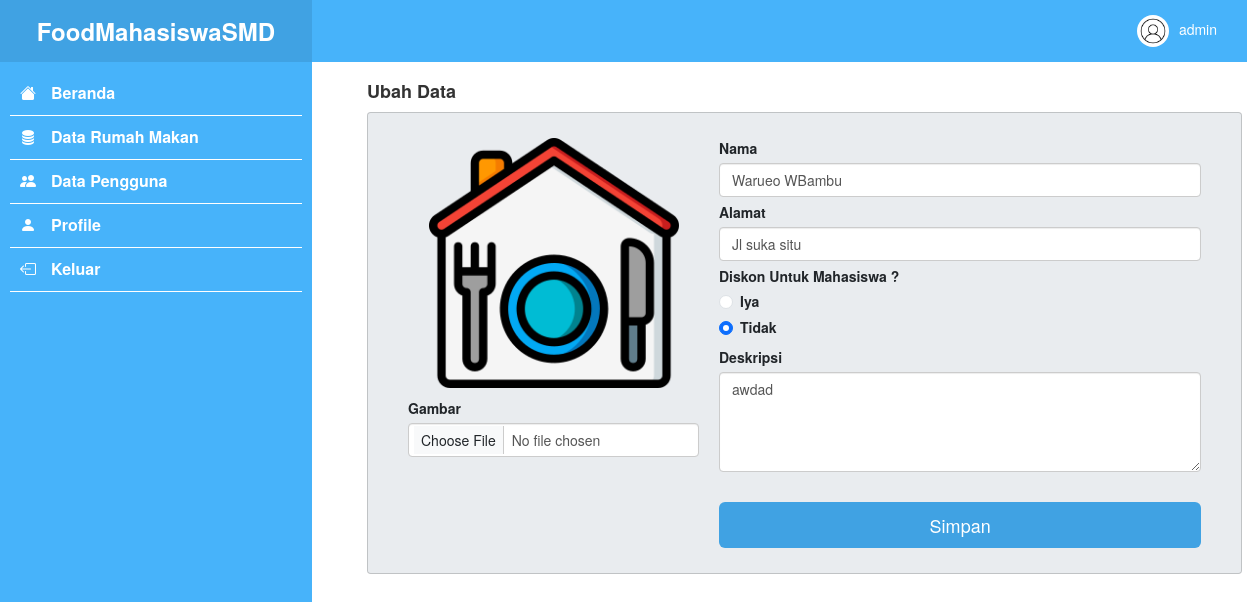
Page /rumah-makan/edit.php?id=2 (signed in) on the committed database.
### tables this page shows
CREATE TABLE `users` (
  `id` int(11) NOT NULL,
  `username` varchar(255) NOT NULL,
  `email` varchar(255) NOT NULL,
  `password` varchar(255) NOT NULL,
  `role` enum('user','admin') NOT NULL,
  `gambar` varchar(255) NOT NULL
);

CREATE TABLE `rumah_makan` (
  `id` int(11) NOT NULL,
  `nama` varchar(255) NOT NULL,
  `deskripsi` varchar(255) NOT NULL,
  `alamat` varchar(255) NOT NULL,
  `diskon` varchar(255) NOT NULL,
  `gambar` varchar(255) NOT NULL
);

### rumah-makan/edit.php (the view, shortened to what this page needs)
<?php
include('../components/koneksi.php');
?>
<!DOCTYPE html>
<html lang="en">
<head>
  <?php include('../components/head.php') ?>
</head>
<body>
  <div class="container-fluid">
    <div class="row min-vh-100">
      <?php include('../components/sidebar.php') ?>
      <div class="col-9 p-0">
        <?php include('../components/navbar.php') ?>
        <div id="content" class="px-5 py-3 z-1" style="z-index: 1;">
          <h4 class="fw-bold">Ubah Data</h4>
          <div class="card  bg-body-secondary p-4">
            <div class="">
              <?php
              include('../components/koneksi.php');
              $id = $_GET['id'];
              $sql = "SELECT * FROM rumah_makan WHERE id = $id";
              $result = $koneksi->query($sql);
              if ($result) {
                $row = $result->fetch_assoc();
              ?>
                <form class="form container-fluid d-flex flex-wrap" action="" method="post" enctype="multipart/form-data">
                  <div class="card-head text-center p-3">
                    <img id="preview" src="../images/rumah-makan/<?= $row['gambar'] ?>" width="250" height="250" class="rounded object-fit-contain" alt="">
                    <div class="mt-3 text-start">
                      <label for="formFile" class="form-label">Gambar</label>
                      <input class="form-control" type="file" name="gambar" id="formFile">
                    </div>
                  </div>
                  <div class="card-body ps-3">
                    <div class="mb-2">
                      <label for="nama" class="form-label">Nama</label>
                      <input type="text" class="form-control" id="nama" name="nama" placeholder="Nama Rumah Makan" value="<?php echo $row['nama']; ?>" required>
                    </div>
                    <div class="mb-2">
                      <label for="alamat" class="form-label">Alamat</label>
                      <input type="text" class="form-control" id="alamat" name="alamat" placeholder="Alamat" value="<?php echo $row['alamat']; ?>" required>
                    </div>
                    <div class="mb-2">
                      <label for="diskon" class="form-label">Diskon Untuk Mahasiswa ?</label>
                      <div class="form-check">
                        <input class="form-check-input" type="radio" name="diskon" id="iya" value="iya" <?php if ($row['diskon'] == 'iya') echo 'checked'; ?>>
                        <label class="form-check-label" for="iya">Iya</label>
                      </div>
                      <div class="form-check">
                        <input class="form-check-input" type="radio" name="diskon" id="tidak" value="tidak" <?php if ($row['diskon'] == 'tidak') echo 'checked'; ?>>
                        <label class="form-check-label" for="tidak">Tidak</label>
                      </div>
                    </div>
                    <div class="mb-5">
                      <label class="form-label" for="deskripsi">Deskripsi</label>
                      <textarea class="form-control" placeholder="Deskripsikan rumah makan" id="deskripsi" name="deskripsi" style="height: 100px" required><?php echo $row['deskripsi']; ?></textarea>
                    </div>
                    <button class="btn btn-biru btn-lg w-100" type="submit" name="submit">Simpan</button>
                  </div>
                </form>
              <?php
              }
              ?>
            </div>
          </div>
        </div>
      </div>
    </div>
  </div>
  <?php include('../components/footer.php') ?>
</body>
</html>

### components/navbar.php (shortened to what this page needs)
<?php
include('../components/koneksi.php');
$id = $_SESSION['id'];
$result = mysqli_query($koneksi, "SELECT * FROM users WHERE id = $id");
$user = mysqli_fetch_assoc($result);
?>
<nav class="fixed-top" style="background-color: #47b3fa;z-index: 5;">
  <div class="text-end px-5" style="padding: 15px 0;">
    <span class="nav-link text-white "><img src="../images/users/<?= $user['gambar'] ?>" width="32" height="32" class="rounded-circle border-white border-2  me-3 object-fit-cover" alt=""><?= $user['username'] ?></span>
  </div>
</nav>

### rows in the picture
users: gambar (placeholder picture), username "admin"
rumah_makan: gambar (placeholder picture), nama "Warueo WBambu", alamat "Jl suka situ", diskon "☐ Iya", diskon "☑ Tidak", deskripsi "awdad"
